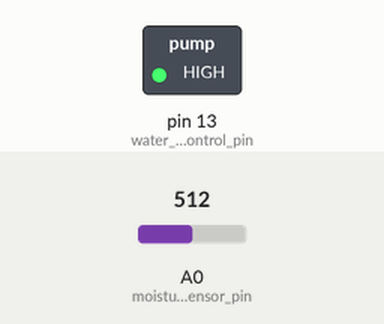
Recording of a sketch running on a simulated Arduino Uno, built with avr-gcc and run on an emulated ATmega328P. On the bench: switched loads named in the sketch (green lamp = pin HIGH). The inputs (shaded band) are chosen by the test bench; at power-on: A0 (moisture_sensor_pin) = 512.

Above: at 1.8 s.
1.9 s: A0 (moisture_sensor_pin) set to 492
At 3.2 s:
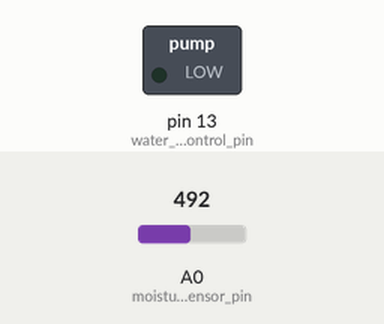
3.5 s: A0 (moisture_sensor_pin) set to 510
At 4.8 s:
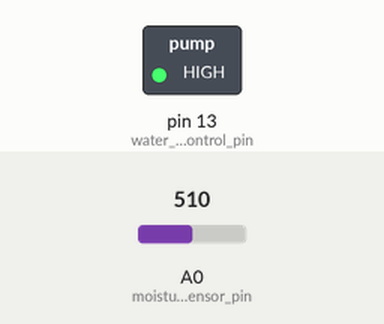
5.5 s: A0 (moisture_sensor_pin) set to 490
At 6.4 s:
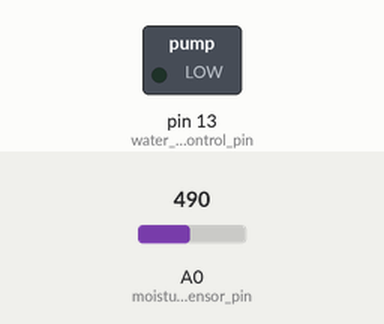
Timing chart, 0 to 8.5 s (numbered marks = the images above; inputs shaded):
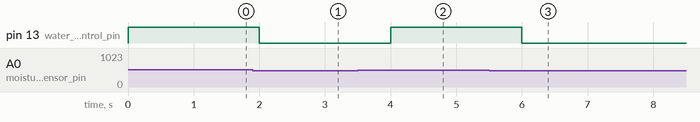

Measured:
- the behaviour switches between 501 and 500 on A0 (moisture_sensor_pin) (found by bisection; images 0 and 1)
- after the input at 1.9 s, pin 13 (water_pump_control_pin): HIGH → LOW after 0.10 s
- after the input at 3.5 s, pin 13 (water_pump_control_pin): LOW → HIGH after 0.50 s
- after the input at 5.5 s, pin 13 (water_pump_control_pin): HIGH → LOW after 0.50 s

The sketch:

MoonWalkers_sketch_jan11B.ino
```cpp
int moisture_sensor_pin = A0;
int moisture_value ;

int water_pump_control_pin = 13;

void setup() {
  // put your setup code here, to run once:

 // initialize digital pin water_pump_control_pin as an output.
  pinMode(water_pump_control_pin, OUTPUT);
}

void loop() {
  // put your main code here, to run repeatedly:

   moisture_value= analogRead(moisture_sensor_pin);

  if(moisture_value>500)  // if the soil is too dry
  {
     digitalWrite(water_pump_control_pin, HIGH);    // turn on the water pump by making the voltage High
     delay(1000);                       // wait for a second
  }else
  {
    digitalWrite(water_pump_control_pin, LOW);   // turn off the water pump (LOW is the voltage level)
    delay(1000);                       // wait for a second
  }

}
```
